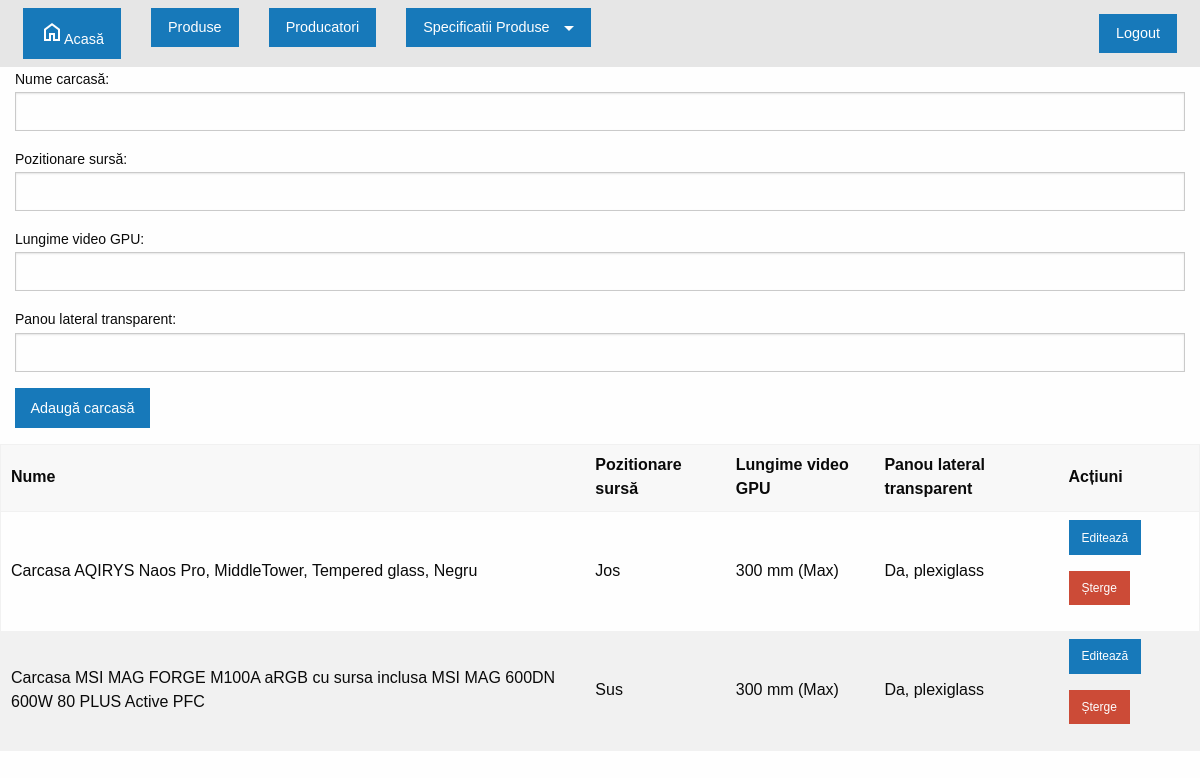
The app's page /toatecarcasele.php (signed in) with its own data.
### tables this page shows
CREATE TABLE `pagini` (
  `Id` int(11) NOT NULL,
  `nume_meniu` varchar(255) DEFAULT NULL,
  `pagina` varchar(255) DEFAULT NULL,
  `parent_id` int(11) NOT NULL DEFAULT 0,
  `Meniu` varchar(10) NOT NULL
);

CREATE TABLE `carcase` (
  `id` int(11) NOT NULL,
  `name` varchar(255) NOT NULL,
  `pozitionare_sursa` varchar(255) NOT NULL,
  `lungime_video_gpu` varchar(255) NOT NULL,
  `panou_lateral_transparent` varchar(255) NOT NULL
);

### toatecarcasele.php (the view, shortened to what this page needs)
<?php
include 'db.php';
include 'header.php';
$sql = "SELECT * FROM carcase";
$result = $conn->query($sql);
?>
<div class="grid-container">
    <div class="grid-x grid-margin-x">
        <div class="cell large-12">
            <form action="toatecarcasele.php" method="post">
                <label for="name">Nume carcasă:</label>
                <input type="text" id="name" name="name" required>
                <label for="pozitionare_sursa">Pozitionare sursă:</label>
                <input type="text" id="pozitionare_sursa" name="pozitionare_sursa" required>
                <label for="lungime_video_gpu">Lungime video GPU:</label>
                <input type="text" id="lungime_video_gpu" name="lungime_video_gpu" required>
                <label for="panou_lateral_transparent">Panou lateral transparent:</label>
                <input type="text" id="panou_lateral_transparent" name="panou_lateral_transparent" required>
                <button type="submit" name="add" class="button primary">Adaugă carcasă</button>
            </form>
        </div>
    </div>
</div>
<table>
  <thead>
    <tr>
      <th>Nume</th>
      <th>Pozitionare sursă</th>
      <th>Lungime video GPU</th>
      <th>Panou lateral transparent</th>
      <th>Acțiuni</th>
    </tr>
  </thead>
  <tbody>
    <?php while ($row = $result->fetch_assoc()): ?>
    <tr>
      <td><?php echo htmlspecialchars($row['name']); ?></td>
      <td><?php echo htmlspecialchars($row['pozitionare_sursa']); ?></td>
      <td><?php echo htmlspecialchars($row['lungime_video_gpu']); ?></td>
      <td><?php echo htmlspecialchars($row['panou_lateral_transparent']); ?></td>
      <td>
        <a href="editare_carcase.php?id=<?php echo $row['id']; ?>" class="button small">Editează</a>
        <a href="toatecarcasele.php?delete=<?php echo $row['id']; ?>" class="button alert small">Șterge</a>
      </td>
    </tr>
    <?php endwhile; ?>
  </tbody>
</table>
</body>
</html>

### header.php (shortened to what this page needs)
<?php
require 'db.php';
function getNavbarItems($userType, $conn) {
    $query = "
        SELECT p.id, p.nume_meniu, p.pagina, p.parent_id
        FROM pagini p
        JOIN drepturi d ON p.id = d.IdPage
        WHERE d.IdUserType = ? AND p.Meniu = 1
        ORDER BY p.parent_id, p.id";
    $stmt = $conn->prepare($query);
    $stmt->bind_param("i", $userType);
    $stmt->execute();
    $result = $stmt->get_result();
    $navbarItems = $result->fetch_all(MYSQLI_ASSOC);
    $menu = [];
    foreach ($navbarItems as $item) {
        if ($item['parent_id'] == 0) {
            $menu[$item['id']] = $item;
            $menu[$item['id']]['sub_items'] = [];
        } else {
            $menu[$item['parent_id']]['sub_items'][] = $item;
        }
    }
    return $menu;
}
$userType = null;
if (isset($_SESSION['user_type'])) {
    $userType = $_SESSION['user_type'];
}
$navbarItems = $userType !== null ? getNavbarItems($userType, $conn) : [];
?>
<!doctype html>
<html class="no-js" lang="en" dir="ltr">
<head>
    <link rel="stylesheet" href="css/foundation.css">
    <link rel="stylesheet" href="css/style.css">
</head>
<body>
<nav class="top-bar">
    <div class="top-bar-left">
        <ul class="dropdown menu" data-dropdown-menu>
            <li><a href="home.php" class="button"><span class="material-symbols-outlined">home</span>Acasă</a></li>
            <?php foreach ($navbarItems as $item): ?>
                <?php if (empty($item['sub_items'])): ?>
                    <li><a href="<?php echo htmlspecialchars($item['pagina']); ?>" class="button"><?php echo htmlspecialchars($item['nume_meniu']); ?></a></li>
                <?php else: ?>
                    <li class="has-submenu">
                        <button href="#" data-dropdown="drop<?php echo $item['id']; ?>" aria-controls="drop<?php echo $item['id']; ?>" aria-expanded="false" class="button dropdown"><?php echo htmlspecialchars($item['nume_meniu']); ?></button>
                    </li>
                <?php endif; ?>
            <?php endforeach; ?>
        </ul>
    </div>
    <div class="top-bar-right">
        <ul class="menu">
            <?php if (isset($_SESSION['user'])): ?>
                <li><a href="logout.php" class="button">Logout</a></li>
            <?php else: ?>
                <li><a href="login.php" class="button">Logare</a></li>
            <?php endif; ?>
        </ul>
    </div>
</nav>
</body>
</html>

### css/style.css (style rules this page uses)
body, html { margin: 0; padding: 0; font-family: Arial, sans-serif; }
nav ul { list-style-type: none; margin: 0; padding: 0; text-align: center; }
.top-bar { color: blue; }
nav ul li { display: inline; margin: 0 15px; }
nav ul li a, .login-button, .register-button { color: white; text-decoration: none; padding: 10px 20px; text-align: center; display: inline-block; font-size: 16px; margin: 4px 2px; transition-duration: 0.4s; cursor: pointer; border-radius: 5px; }

### records on screen
pagini: nume_meniu "Produse"
pagini: nume_meniu "Producatori"
pagini: nume_meniu "Specificatii Produse"
carcase: name "Carcasa AQIRYS Naos Pro, MiddleTower, Tempered glass, Negru", pozitionare_sursa "Jos", lungime_video_gpu "300 mm (Max)", panou_lateral_transparent "Da, plexiglass"
carcase: name "Carcasa MSI MAG FORGE M100A aRGB cu sursa inclusa MSI MAG 600DN 600W 80 PLUS Active PFC", pozitionare_sursa "Sus", lungime_video_gpu "300 mm (Max)", panou_lateral_transparent "Da, plexiglass"
